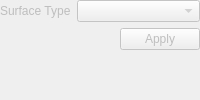
<?xml version="1.0" encoding="UTF-8"?>
<ui version="4.0">
 <class>SurfaceTypeEditorWidget</class>
 <widget class="QWidget" name="SurfaceTypeEditorWidget">
  <property name="enabled"><bool>false</bool></property>
  <layout class="QVBoxLayout" name="verticalLayout">
   <property name="spacing"><number>6</number></property>
   <property name="leftMargin"><number>0</number></property><property name="topMargin"><number>0</number></property>
   <property name="rightMargin"><number>0</number></property><property name="bottomMargin"><number>0</number></property>
   <item><layout class="QFormLayout" name="formLayout"><item row="0" column="0"><widget class="QLabel" name="surfaceTypeLabel"><property name="text"><string>Surface Type</string></property></widget></item><item row="0" column="1"><widget class="QComboBox" name="surfaceTypeCombo"/></item></layout></item>
   <item alignment="Qt::AlignmentFlag::AlignRight"><widget class="QPushButton" name="applyButton"><property name="text"><string>Apply</string></property></widget></item>
   <item><spacer name="verticalSpacer"><property name="orientation"><enum>Qt::Orientation::Vertical</enum></property><property name="sizeHint" stdset="0"><size><width>20</width><height>40</height></size></property></spacer></item>
  </layout>
 </widget>
 <resources/><connections/>
</ui>
